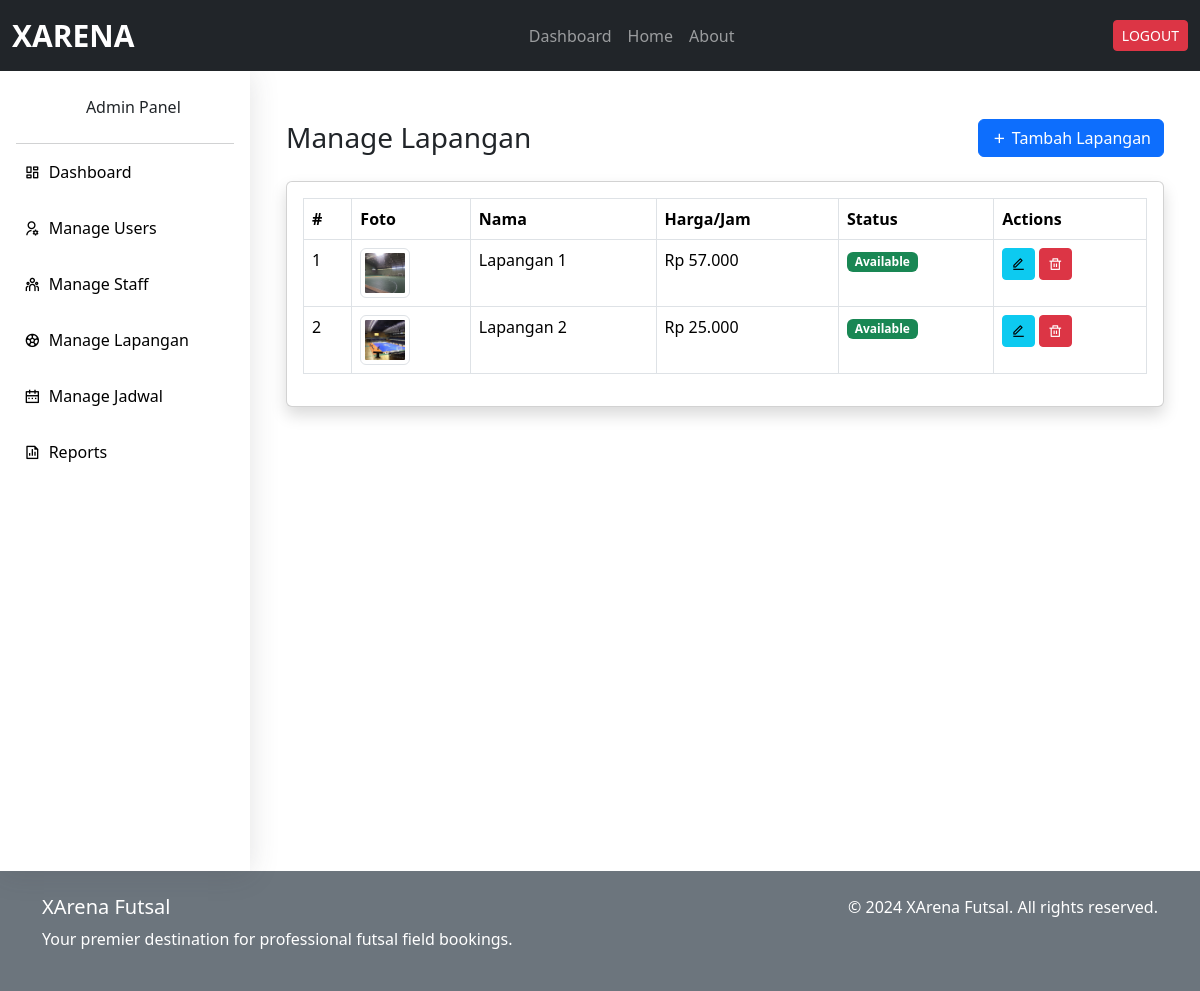
The app's page /adm/lapangan/ (signed in), older data.
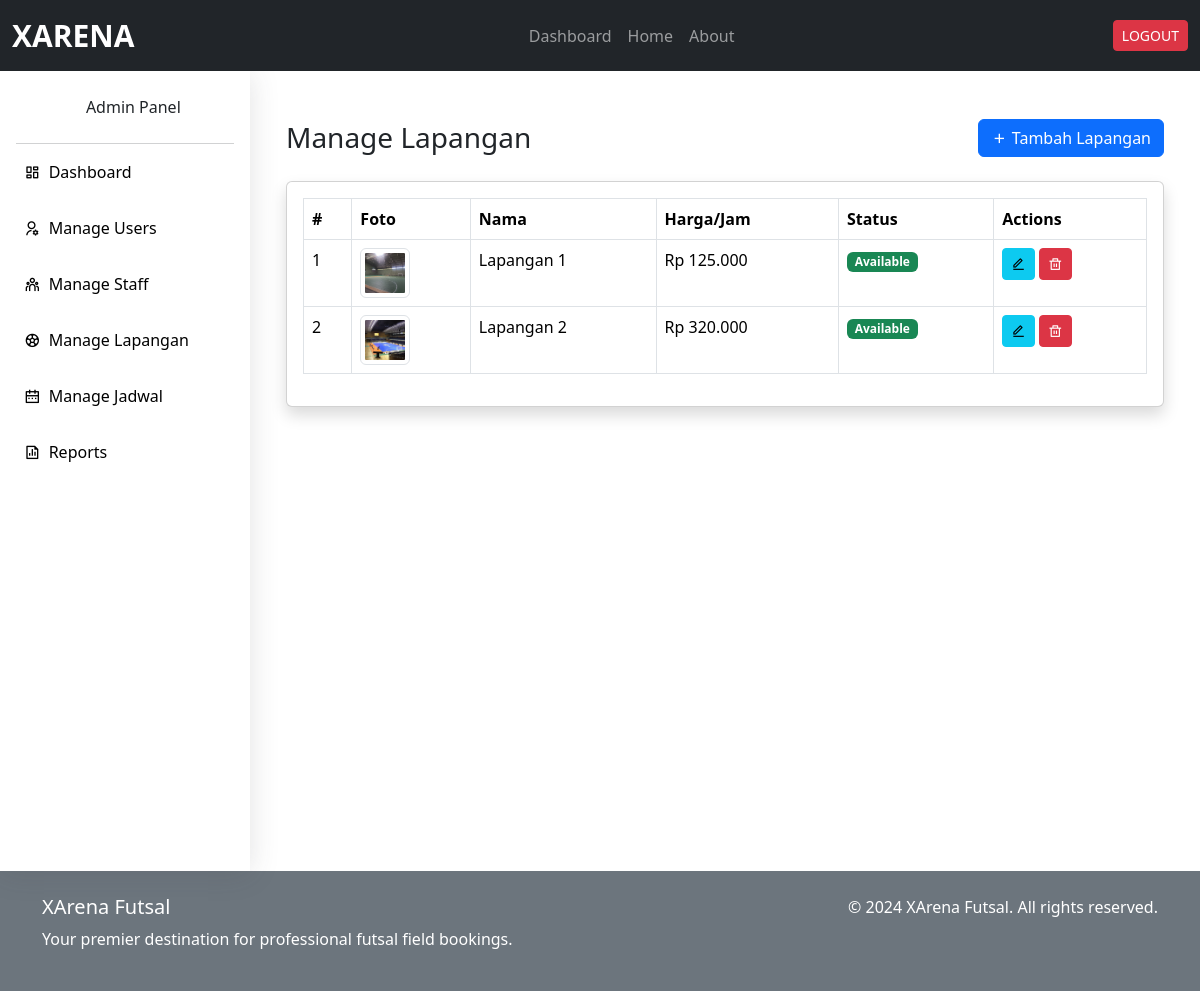
The same page, newer data.
### xarena_app/models.py (models this page shows, shortened)
class Lapangan(models.Model):
    nama = models.CharField(max_length=100)
    deskripsi = models.TextField(max_length=500)
    harga_per_jam = models.DecimalField(max_digits=10, decimal_places=2)
    gambar = models.ImageField(upload_to='lapangan_images/', blank=True, null=True)
    is_available = models.BooleanField(default=True)

### xarena_app/views.py (the view)
# urls.py: path('adm/lapangan/', views.ManageLapanganView.as_view(), name='manage_lapangan'),
class ManageLapanganView(LoginRequiredMixin, ListView):
    model = Lapangan
    template_name = 'admin/manage_lapangan.html'
    context_object_name = 'lapangan'
    def dispatch(self, request, *args, **kwargs):
        if not request.user.is_superuser:
            raise PermissionDenied
        return super().dispatch(request, *args, **kwargs)

### xarena_app/templatetags/currency_filters.py (called while the page is built)
@register.filter
def rupiah(value):
    try:
        return f"Rp {int(value):,}".replace(',', '.')
    except (ValueError, TypeError):
        return "-"

### templates/admin/manage_lapangan.html (shortened to what this page needs)
{% extends './base_admin.html' %} {% load currency_filters %}
{% block admin_content %}
<div class="container-fluid mt-4">
  <div class="d-sm-flex align-items-center justify-content-between mb-4">
    <h1 class="h3 mb-0 text-gray-800">Manage Lapangan</h1>
    <button
      class="btn btn-primary"
      data-bs-toggle="modal"
      data-bs-target="#addLapanganModal"
    >
      <i class="ri-add-line"></i> Tambah Lapangan
    </button>
  </div>
  <div class="card shadow mb-4">
    <div class="card-body">
      <div class="table-responsive">
        <table class="table table-bordered">
          <thead>
            <tr>
              <th>#</th>
              <th>Foto</th>
              <th>Nama</th>
              <th>Harga/Jam</th>
              <th>Status</th>
              <th>Actions</th>
            </tr>
          </thead>
          <tbody>
            {% for lapangan in object_list %}
            <tr>
              <td>{{ forloop.counter }}</td>
              <td>
                <img
                  src="{{ lapangan.gambar.url }}"
                  alt="{{ lapangan.nama }}"
                  class="img-thumbnail"
                  style="height: 50px; width: 50px; object-fit: cover"
                />
              </td>
              <td>{{ lapangan.nama }}</td>
              <td>{{ lapangan.harga_per_jam|rupiah }}</td>
              <td>
                <span
                  class="badge {% if lapangan.is_available %}bg-success{% else %}bg-danger{% endif %}"
                >
                  {{ lapangan.is_available|yesno:"Available,Not Available" }}
                </span>
              </td>
              <td>
                <button
                  class="btn btn-info btn-sm edit-btn"
                  data-id="{{ lapangan.id }}"
                  data-nama="{{ lapangan.nama }}"
                  data-harga="{{ lapangan.harga_per_jam }}"
                  data-status="{{ lapangan.is_available }}"
                  data-deskripsi="{{ lapangan.deskripsi }}"
                  data-image="{{ lapangan.gambar.url }}"
                  data-bs-toggle="modal"
                  data-bs-target="#editLapanganModal"
                >
                  <i class="ri-edit-line"></i>
                </button>
                <button
                  class="btn btn-danger btn-sm delete-btn"
                  data-id="{{ lapangan.id }}"
                  data-bs-toggle="modal"
                  data-bs-target="#deleteLapanganModal"
                >
                  <i class="ri-delete-bin-line"></i>
                </button>
              </td>
            </tr>
            {% endfor %}
          </tbody>
        </table>
      </div>
    </div>
  </div>
</div>
{% endblock %}

Row changes from the older to the newer data that the page shows:
changed Lapangan "Lapangan 1": harga_per_jam|rupiah "Rp 57.000" → "Rp 125.000"
changed Lapangan "Lapangan 2": harga_per_jam|rupiah "Rp 25.000" → "Rp 320.000"
